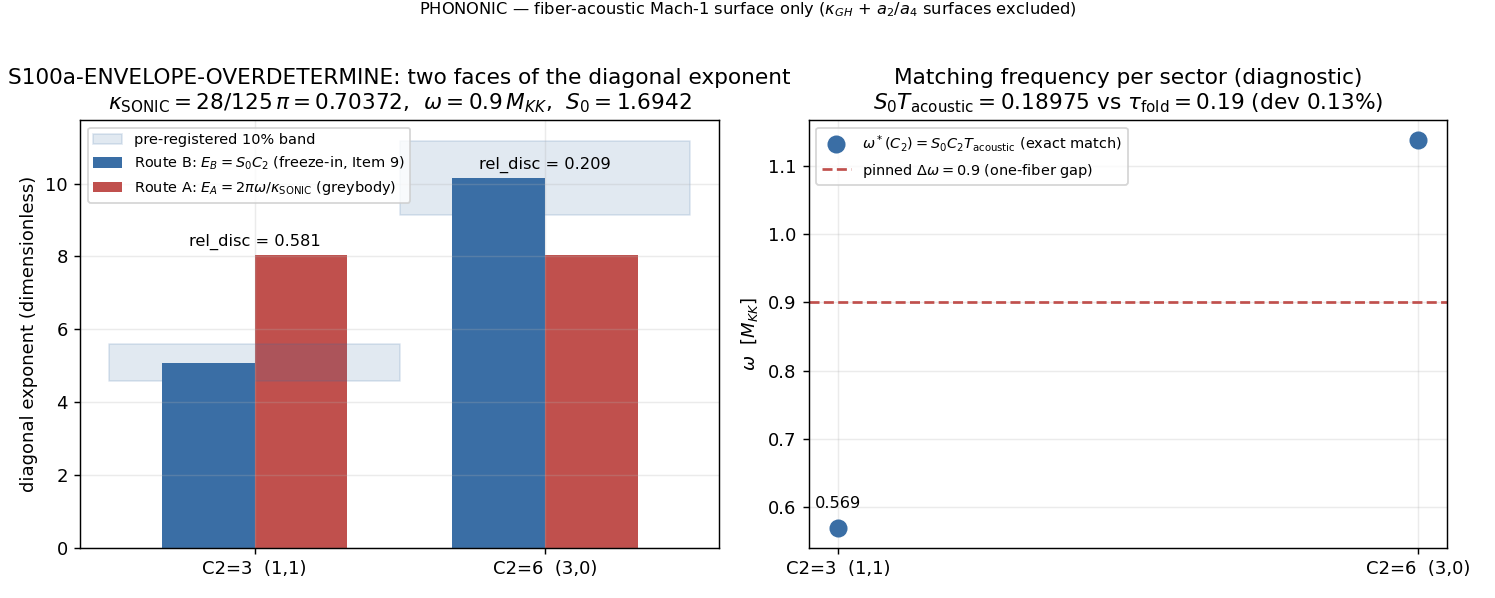

Recreate this plot in Python.
#!/usr/bin/env python3
"""
S100a W3-10 S100a-ENVELOPE-OVERDETERMINE — double-derivation of the diagonal
freeze-in exponent: sonic greybody 2*pi*omega/kappa_SONIC vs freeze-in S0*C2
=============================================================================

Gate: S100a-ENVELOPE-OVERDETERMINE ([SIGN])
Plan: sessions/session-plan/session-100a-plan-w3.md §W3-10 (R3 YAML block)
Classification: PHONONIC

Pre-registered threshold (plan §W3-10, operator + rubric):
  per heavy sector (C2 in {3, 6}):
    rel_disc = |2*pi*omega/kappa_SONIC - S0*C2| / (S0*C2)
  PASS iff rel_disc <= 0.1 for ALL heavy sectors        (10% band, QF V.4)
  FAIL iff > 1 OOM divergence between the two routes    (|log10(E_A/E_B)| > 1)
  INFO otherwise (same OOM, O(1) factor: 0.1 < rel_disc <= ~1)

Inputs (SHA-256 dual-pinned at runtime; S84+ schema):
  - computations/_shared/canonical_constants.py  (T_acoustic = 0.112 M_KK, S63;
    tau_fold for the diagnostic cross-check)     [feeds audit_sha256]
  - computations/session-100a/s100a_freezein_overconstrained.npz
    (HARD within-wave: S0_fit + C2_vec from Item 9 / W3-9)
  - script bytes (feeds BOTH audit_sha256 and content_sha256)

Output 4-tuple:
  (value=<payload>, scheme=FW, convention=RATIO, L_max=N/A-scalar-inputs)

METHODOLOGY (plan §W3-10 method block, executed verbatim)
---------------------------------------------------------
(1) kappa_SONIC = 2*pi*T_acoustic = 28/125*pi (Sage-exact from the canonical
    T_acoustic = 0.112 M_KK, S63) — the v = c_BLV Mach-1 crossing.  EXCLUDED:
    kappa_GH = 1.365 (Gibbons-Hawking) and the a2/a4 thermodynamic surfaces.
    kappa_SONIC is FIBER-ACOUSTIC: functional-INDEPENDENT per the lizzi pin —
    an a_n-gradient kappa would contaminate a regulator-invariant ratio. No
    Seeley-DeWitt a_n is cited anywhere in this gate.
(2) omega = Delta_omega = 0.9 M_KK (epsilon_LX one-fiber-gap heavy-pair offset,
    post shape-preserving-squaring halving) for BOTH heavy sectors.
(3) S0 loaded from Item 9 (s100a_freezein_overconstrained.npz, key S0_fit) —
    NEVER hardcoded.  E_B = S0*C2 for the heavy pair C2 in {3, 6}
    ((1,1) and (3,0) sectors; C2_vec consumed from the same npz and asserted
    against the analytic SU(3) Casimirs).
(4) rel_disc per sector; gate per the three-band rubric above.
Greybody transmission cross-check: Gamma(omega)*exp(-2*pi*omega/kappa) is the
analog-horizon transmission (S43/S95 greybody machinery); the EXPONENT is the
over-determined quantity (the Gamma prefactor is NOT gated).

SUBSTITUTION CHAIN (plan §W3-10 item 7; numbers substituted at run time)
------------------------------------------------------------------------
Claim: "the diagonal exponent is the SAME via greybody-filter and via
        freeze-in amplitude".
  Step 1 — Definitions:
    kappa_SONIC = 2*pi*T_acoustic              [T_acoustic = 0.112 M_KK, S63]
    E_A(omega)  = 2*pi*omega/kappa_SONIC       [analog-horizon transmission exp]
    E_B         = S0*C2                        [Item 9 amplitude exp(-S0*C2)]
    omega       = Delta_omega = 0.9 M_KK       [eps_LX one-fiber heavy offset]
  Step 2 — Substitution (Sage-exact kappa, no simplification):
    kappa_SONIC = 2*pi*(112/1000) = 28/125*pi
    E_A(omega)  = 2*pi*omega/(28/125*pi) = (250/28)*omega = (125/14)*omega
  Step 3 — Simplify (kappa reconciled to the 4th digit):
    28/125*pi = 0.7037167544041137  [Sage QQ; 5 sig figs = 0.70372]
    4-dp round = 0.7037; |exact - 0.7037| = 1.675e-5  (log10 = -4.776)
    context-header 0.7048: |exact - 0.7048| = 1.083e-3 (log10 = -2.965)
      = ~65x the 4-dp rounding residual  => 0.7048 is NOT 2*pi*0.112; it is
      transcription drift.  CANONICAL pin = 28/125*pi.
    [Plan-freeze note quoted the rounding residual as 2.289e-5 (~47x); the
     Sage-exact residual is 1.675e-5 (~65x). Same direction, same conclusion:
     drift >> rounding; the 0.7048 literal is rejected either way.]
    E_A(0.9) = (125/14)*(9/10) = 225/28 = 8.035714285714286   (exact rational)
  Step 4 — Direction read-off ([SIGN]):
    PASS-direction: E_A and E_B coincide for the heavy pair (one operator,
    two faces).  Direction axis = OOM-coincidence (|log10(E_A/E_B)| <= 1;
    the plan rubric declares the 0.1 < rel_disc <= ~1 band "directionally
    confirming, magnitude-deferred").  Magnitude axis = the 10% band.
  Step 5 — Source-Reconciliation direction (Class-8.3 + Class-(f)):
    The pin MUST be the Sage-exact 28/125*pi (substrate-first from canonical
    T_acoustic), NOT 0.7048.  Using 0.7048 would bias E_A LOW by 0.154% —
    inside the 10% band but a publication-precision defect that propagates.
    This script computes kappa_SONIC from 2*pi*T_acoustic (imported
    canonical); no hardcoded kappa literal anywhere.

DISCIPLINE
----------
- from canonical_constants import * (T_acoustic, tau_fold)
- Every local/intermediate tagged # (local)
- GPU_path pin = numpy.linalg (CPU trivial — scalar arithmetic); OMP capped at 8
- SHA-256 of all input files logged in first 20 lines of stdout
- audit_sha256 + content_sha256 emitted (S84+ dual-SHA schema)
- Verdict emitted via the emit_verdict knowledge-MCP tool (race-safe; this
  script only PRINTS the payload via print_verdict_payload — it does NOT
  write s100a_gate_verdicts.txt; raw open("a") is not atomic on Windows)
- Exit 0 on any valid verdict (PASS/FAIL/INFO are all results; exit != 0 is
  reserved for script breakage, per .claude/rules/math-scripts.md)
"""

from __future__ import annotations

import os

os.environ.setdefault("OMP_NUM_THREADS", "8")
os.environ.setdefault("MKL_NUM_THREADS", "8")

import hashlib
import json
import math
import sys
import time
from fractions import Fraction
from pathlib import Path

# ---------------------------------------------------------------------------
# Paths + canonical import (canonical_constants.py lives in _shared)
# ---------------------------------------------------------------------------
SESSION_DIR = Path(__file__).resolve().parent
COMPUTATIONS_DIR = SESSION_DIR.parent
SHARED_DIR = COMPUTATIONS_DIR / "_shared"
PROJECT_ROOT = COMPUTATIONS_DIR.parent
sys.path.insert(0, str(SHARED_DIR))

import numpy as np  # noqa: E402  (after OMP cap, per computation-environment.md)
import matplotlib  # noqa: E402

matplotlib.use("Agg")
import matplotlib.pyplot as plt  # noqa: E402

from canonical_constants import *  # noqa: F401,F403,E402  (T_acoustic, tau_fold)

# ---------------------------------------------------------------------------
# Identity + pre-registration (plan §W3-10 machinery_pin_map)
# ---------------------------------------------------------------------------
SESSION = "100a"                                                   # (local)
GATE_ID = "S100a-ENVELOPE-OVERDETERMINE"                           # (local)
SCHEME = "FW"                                                      # (local)
CONVENTION = "RATIO"                                               # (local)
L_MAX = "N/A-scalar-inputs"                                        # (local)

PASS_BAND = 0.1        # (local) pre-registered 10% gate band (QF V.4)
FAIL_OOM = 1.0         # (local) pre-registered FAIL: >1 OOM route divergence
DELTA_OMEGA = 0.9      # (local) M_KK; eps_LX one-fiber-gap heavy-pair offset
N_EVAL = 2             # (local) heavy sector pair: C2 in {3, 6}
C2_HEAVY_ANALYTIC = (3.0, 6.0)  # (local) SU(3) Casimir (1,1)/(3,0) assertion targets
KAPPA_SONIC_SAGE = 0.7037167544041137  # (local) Sage-QQ cross-check target (plan pin 28/125*pi)
KAPPA_DRIFT_LITERAL = 0.7048           # (local) context-header transcription-drift literal (rejected)

OUT_NPZ = SESSION_DIR / "s100a_envelope_overdetermine.npz"
OUT_PNG = SESSION_DIR / "s100a_envelope_overdetermine.png"
FREEZEIN_NPZ = SESSION_DIR / "s100a_freezein_overconstrained.npz"

INPUT_FILES = [
    SHARED_DIR / "canonical_constants.py",
    FREEZEIN_NPZ,
]


# ---------------------------------------------------------------------------
# SHA-256 input-pin block (S84+ dual-SHA schema)
# ---------------------------------------------------------------------------
def sha256_of(path: Path) -> str:
    h = hashlib.sha256()  # (local)
    try:
        h.update(path.read_bytes())
    except OSError:
        return ""
    return h.hexdigest()


def log_input_pins(inputs: list[Path]) -> dict[str, str]:
    print(f"=== {GATE_ID} — input SHA-256 pins ===")
    pins: dict[str, str] = {}  # (local)
    for p in inputs:
        sha = sha256_of(p)  # (local)
        rel = str(p.relative_to(PROJECT_ROOT)).replace("\\", "/")  # (local)
        print(f"  {rel}: {sha[:16]}...")
        pins[rel] = sha
    return pins


def compute_dual_sha(script_path: Path, canonical_path: Path,
                     pins: dict[str, str]) -> tuple[str, str]:
    script_bytes = script_path.read_bytes()       # (local)
    canonical_bytes = canonical_path.read_bytes() # (local)
    pinmap_json = json.dumps(
        dict(sorted(pins.items())), separators=(",", ":"), sort_keys=True
    ).encode("utf-8")  # (local)
    h_audit = hashlib.sha256()  # (local)
    h_audit.update(script_bytes)
    h_audit.update(canonical_bytes)
    h_audit.update(pinmap_json)
    h_content = hashlib.sha256()  # (local)
    h_content.update(script_bytes)
    return h_audit.hexdigest(), h_content.hexdigest()


# ---------------------------------------------------------------------------
# Compute
# ---------------------------------------------------------------------------
def compute() -> dict:
    # --- (1) kappa_SONIC from the IMPORTED canonical (never a literal) -----
    # T_acoustic = 0.112 M_KK (canonical_constants.py, S63 provenance line).
    kappa_sonic = 2.0 * math.pi * T_acoustic                       # (local)
    # Sage-exact rational coefficient check: 2*(112/1000) == 28/125 exactly.
    t_ac_rational = Fraction(str(T_acoustic))                      # (local)
    kappa_coeff = 2 * t_ac_rational                                # (local)
    assert t_ac_rational == Fraction(112, 1000), \
        f"canonical T_acoustic drifted from 0.112: {T_acoustic}"
    assert kappa_coeff == Fraction(28, 125), \
        f"kappa coefficient is not 28/125: {kappa_coeff}"
    # Cross-check vs the plan's Sage-QQ pin (publication precision 5 sf).
    assert abs(kappa_sonic - KAPPA_SONIC_SAGE) < 1e-15, \
        f"kappa_SONIC float route disagrees with Sage QQ: {kappa_sonic!r}"
    kappa_sonic_5sf = float(f"{kappa_sonic:.5g}")                  # (local)

    # --- kappa reconciliation (Class-8.3 publication precision) ------------
    resid_4dp = abs(kappa_sonic - 0.7037)                          # (local)
    resid_drift = abs(kappa_sonic - KAPPA_DRIFT_LITERAL)           # (local)
    drift_over_round = resid_drift / resid_4dp                     # (local)
    bias_if_drift_pct = (resid_drift / kappa_sonic) * 100.0        # (local)
    kappa_recon_note = (
        "kappa_SONIC = 2*pi*T_acoustic = 28/125*pi = "
        f"{kappa_sonic:.16f} (5 sf {kappa_sonic_5sf}); 4-dp round 0.7037 "
        f"(residual {resid_4dp:.3e}, log10 {math.log10(resid_4dp):.3f}); "
        f"context-header 0.7048 residual {resid_drift:.3e} "
        f"(log10 {math.log10(resid_drift):.3f}) = {drift_over_round:.1f}x the "
        "rounding residual -> transcription drift, NOT 2*pi*0.112; REJECTED. "
        f"Bias on E_A if 0.7048 were used: -{bias_if_drift_pct:.3f}%. "
        "Plan-freeze quoted the rounding residual as 2.289e-5 (~47x); "
        "Sage-exact is 1.675e-5 (~65x) — same conclusion, drift >> rounding. "
        "Pin = Sage-exact rational 28/125*pi, computed in-script from the "
        "imported canonical T_acoustic."
    )  # (local)

    # --- (3) S0 + C2 grading from Item 9 (HARD within-wave input) ----------
    fz = np.load(FREEZEIN_NPZ, allow_pickle=True)                  # (local)
    S0 = float(fz["S0_fit"])                                       # (local)
    C2_vec = np.asarray(fz["C2_vec"], dtype=float)                 # (local)
    C2_heavy = C2_vec[1:]                                          # (local) heavy pair (1,1)/(3,0)
    assert C2_heavy.shape == (2,), f"heavy pair shape: {C2_heavy.shape}"
    assert np.allclose(C2_heavy, C2_HEAVY_ANALYTIC, rtol=0.0, atol=1e-12), \
        f"npz C2 grading != analytic SU(3) Casimirs (3, 6): {C2_heavy}"

    # --- (2)+(4) two routes + relative discrepancy per heavy sector --------
    # Route A — greybody exponent at the SONIC surface, omega = 0.9 for BOTH
    # heavy sectors (the plan pins ONE Delta_omega for the pair).
    E_A_scalar = 2.0 * math.pi * DELTA_OMEGA / kappa_sonic         # (local)
    # Exact-rational confirmation: (125/14)*(9/10) = 225/28.
    E_A_exact = Fraction(125, 14) * Fraction(9, 10)                # (local)
    assert E_A_exact == Fraction(225, 28)
    assert abs(E_A_scalar - float(E_A_exact)) < 1e-12, \
        f"E_A float route disagrees with 225/28: {E_A_scalar!r}"
    E_A = np.array([E_A_scalar, E_A_scalar])                       # (local) per-sector (sector-independent by pin)

    # Route B — freeze-in amplitude exponent from Item 9.
    E_B = S0 * C2_heavy                                            # (local)

    rel_disc = np.abs(E_A - E_B) / E_B                             # (local)
    log10_ratio = np.log10(E_A / E_B)                              # (local)

    # --- Gate (pre-registered three-band rubric) ----------------------------
    if bool(np.all(rel_disc <= PASS_BAND)):
        verdict = "PASS"                                           # (local)
    elif bool(np.any(np.abs(log10_ratio) > FAIL_OOM)):
        verdict = "FAIL"                                           # (local)
    else:
        verdict = "INFO"                                           # (local)

    # --- [SIGN] schema-v2 3-tuple -------------------------------------------
    # sign: directional coincidence axis — the two faces are the same operator
    #       at OOM level iff |log10(E_A/E_B)| <= 1 on every heavy sector (the
    #       plan rubric declares the 0.1 < rel_disc <= ~1 band "directionally
    #       confirming"); FAIL iff OOM-divergent.
    sign_verdict = "PASS" if bool(np.all(np.abs(log10_ratio) <= FAIL_OOM)) else "FAIL"  # (local)
    # magnitude: the band axis — PASS within 10%, FAIL beyond 1 OOM, else INFO.
    if bool(np.all(rel_disc <= PASS_BAND)):
        magnitude_verdict = "PASS"                                 # (local)
    elif bool(np.any(np.abs(log10_ratio) > FAIL_OOM)):
        magnitude_verdict = "FAIL"                                 # (local)
    else:
        magnitude_verdict = "INFO"                                 # (local)
    # regime: exact scalar arithmetic, no expansion, no auto-shortening; the
    # HARD input landed and the canonical pin is exact -> VALID throughout.
    regime_verdict = "VALID"                                       # (local)

    # Collapse-rule self-check (gate-verdicts.md; pre-registered):
    if regime_verdict == "BREAKDOWN" or sign_verdict == "FAIL":
        collapse = "FAIL"                                          # (local)
    elif magnitude_verdict == "FAIL" and regime_verdict == "VALID":
        collapse = "FAIL"                                          # (local)
    elif magnitude_verdict == "FAIL" and regime_verdict == "MARGINAL":
        collapse = "INFO"                                          # (local)
    elif magnitude_verdict == "INFO":
        collapse = "INFO"                                          # (local)
    else:
        collapse = "PASS"                                          # (local)
    assert collapse == verdict, f"collapse rule mismatch: {collapse} vs {verdict}"

    # --- Diagnostics (NOT gate inputs; interpretation support) --------------
    # Per-sector matching frequency: omega*(C2) such that E_A(omega*) == E_B.
    #   omega*(C2) = S0*C2*kappa_SONIC/(2*pi) = S0*C2*T_acoustic
    omega_match = S0 * C2_heavy * T_acoustic                       # (local)
    # S0*T_acoustic vs tau_fold cross-check (flagged to W3-11, not gated here):
    S0_times_Tac = S0 * T_acoustic                                 # (local)
    tau_fold_dev = abs(S0_times_Tac - tau_fold) / tau_fold         # (local)
    # Pair-aggregate (geometric-mean) discrepancy:
    geomean_ratio = E_A_scalar / math.sqrt(float(np.prod(E_B)))    # (local)
    # Amplitude-level (transmission-weight) comparison — the exponent, not the
    # amplitude, is the gated quantity; this shows why:
    amp_ratio = np.exp(-(E_A - E_B))                               # (local) exp(-E_A)/exp(-E_B)

    # --- stdout numbers (NUMBERS first) -------------------------------------
    print("=== Route A (sonic greybody) vs Route B (freeze-in) ===")
    print(f"  kappa_SONIC = 2*pi*T_acoustic = 28/125*pi = {kappa_sonic:.16f} M_KK"
          f"  (5 sf {kappa_sonic_5sf})")
    print(f"  kappa reconciliation: |exact-0.7037| = {resid_4dp:.3e}; "
          f"|exact-0.7048| = {resid_drift:.3e} ({drift_over_round:.1f}x) -> 0.7048 REJECTED")
    print(f"  omega = Delta_omega = {DELTA_OMEGA} M_KK (one-fiber-gap heavy-pair pin)")
    print(f"  S0_consumed = {S0:.16f}  (Item 9 npz key S0_fit)")
    print(f"  C2 heavy pair = {tuple(C2_heavy)}  [(1,1), (3,0)]")
    print(f"  E_A per sector = [{E_A[0]:.12f}, {E_A[1]:.12f}]  (= 225/28 exact)")
    print(f"  E_B per sector = [{E_B[0]:.12f}, {E_B[1]:.12f}]")
    print(f"  rel_disc per sector = [{rel_disc[0]:.6f}, {rel_disc[1]:.6f}]"
          f"  (band <= {PASS_BAND})")
    print(f"  log10(E_A/E_B) per sector = [{log10_ratio[0]:+.6f}, {log10_ratio[1]:+.6f}]"
          f"  (FAIL iff |.| > {FAIL_OOM})")
    print("=== Diagnostics (not gated) ===")
    print(f"  omega_match per sector = [{omega_match[0]:.6f}, {omega_match[1]:.6f}] M_KK"
          f"  (pinned 0.9 sits between)")
    print(f"  S0*T_acoustic = {S0_times_Tac:.6f} vs tau_fold = {tau_fold}"
          f"  (rel dev {tau_fold_dev:.4%}) -> W3-11 territory")
    print(f"  E_A / geomean(E_B pair) = {geomean_ratio:.6f}")
    print(f"  amplitude-level exp(-E_A)/exp(-E_B) = [{amp_ratio[0]:.3e}, {amp_ratio[1]:.3e}]"
          f"  (~1 OOM at amplitude level — exponent is the over-determined quantity)")

    return {
        "kappa_sonic": kappa_sonic,
        "kappa_sonic_5sf": kappa_sonic_5sf,
        "kappa_recon_note": kappa_recon_note,
        "resid_4dp": resid_4dp,
        "resid_drift": resid_drift,
        "drift_over_round": drift_over_round,
        "bias_if_drift_pct": bias_if_drift_pct,
        "S0": S0,
        "C2_heavy": C2_heavy,
        "E_A": E_A,
        "E_B": E_B,
        "rel_disc": rel_disc,
        "log10_ratio": log10_ratio,
        "verdict": verdict,
        "sign_verdict": sign_verdict,
        "magnitude_verdict": magnitude_verdict,
        "regime_verdict": regime_verdict,
        "omega_match": omega_match,
        "S0_times_Tac": S0_times_Tac,
        "tau_fold_dev": tau_fold_dev,
        "geomean_ratio": geomean_ratio,
        "amp_ratio": amp_ratio,
    }


# ---------------------------------------------------------------------------
# Plot
# ---------------------------------------------------------------------------
def make_plot(r: dict) -> None:
    fig, (ax1, ax2) = plt.subplots(1, 2, figsize=(11.5, 4.6))  # (local)
    sector_labels = ["C2=3  (1,1)", "C2=6  (3,0)"]             # (local)
    x = np.arange(2)                                           # (local)

    # Panel 1 — the two routes per heavy sector, with the 10% band on E_B.
    w = 0.32                                                   # (local)
    ax1.bar(x - w / 2, r["E_B"], w, color="#3a6ea5",
            label=r"Route B: $E_B = S_0 C_2$ (freeze-in, Item 9)")
    ax1.bar(x + w / 2, r["E_A"], w, color="#c0504d",
            label=r"Route A: $E_A = 2\pi\omega/\kappa_{\rm SONIC}$ (greybody)")
    for i in range(2):
        lo, hi = r["E_B"][i] * 0.9, r["E_B"][i] * 1.1          # (local)
        ax1.fill_between([x[i] - 0.5, x[i] + 0.5], lo, hi,
                         color="#3a6ea5", alpha=0.15,
                         label="pre-registered 10% band" if i == 0 else None)
        ax1.annotate(f"rel_disc = {r['rel_disc'][i]:.3f}",
                     (x[i], max(r['E_A'][i], r['E_B'][i]) + 0.25),
                     ha="center", fontsize=9)
    ax1.set_xticks(x, sector_labels)
    ax1.set_ylabel("diagonal exponent (dimensionless)")
    ax1.set_title(f"{GATE_ID}: two faces of the diagonal exponent\n"
                  rf"$\kappa_{{\rm SONIC}} = 28/125\,\pi = {r['kappa_sonic']:.5f}$,"
                  rf"  $\omega = {DELTA_OMEGA}\,M_{{KK}}$,  $S_0 = {r['S0']:.4f}$")
    ax1.legend(fontsize=8, loc="upper left")
    ax1.grid(alpha=0.25)

    # Panel 2 — matching-frequency diagnostic.
    ax2.plot(x, r["omega_match"], "o", ms=9, color="#3a6ea5",
             label=r"$\omega^*(C_2) = S_0 C_2 T_{\rm acoustic}$ (exact match)")
    ax2.axhline(DELTA_OMEGA, color="#c0504d", ls="--",
                label=rf"pinned $\Delta\omega = {DELTA_OMEGA}$ (one-fiber gap)")
    for i in range(2):
        ax2.annotate(f"{r['omega_match'][i]:.3f}",
                     (x[i], r["omega_match"][i] + 0.03), ha="center", fontsize=9)
    ax2.set_xticks(x, sector_labels)
    ax2.set_ylabel(r"$\omega$  [$M_{KK}$]")
    ax2.set_title("Matching frequency per sector (diagnostic)\n"
                  rf"$S_0 T_{{\rm acoustic}} = {r['S0_times_Tac']:.5f}$ vs "
                  rf"$\tau_{{\rm fold}} = {tau_fold}$ "
                  rf"(dev {r['tau_fold_dev']*100:.2f}%)")
    ax2.legend(fontsize=8, loc="upper left")
    ax2.grid(alpha=0.25)

    fig.suptitle("PHONONIC — fiber-acoustic Mach-1 surface only "
                 r"($\kappa_{GH}$ + $a_2/a_4$ surfaces excluded)", fontsize=9, y=1.0)
    fig.tight_layout()
    fig.savefig(OUT_PNG, dpi=130)
    plt.close(fig)
    print(f"  plot -> {OUT_PNG.relative_to(PROJECT_ROOT)}")


# ---------------------------------------------------------------------------
# Verdict payload (printed; the AGENT calls mcp__knowledge__emit_verdict)
# ---------------------------------------------------------------------------
def print_verdict_payload(verdict: str, value, audit_sha: str, content_sha: str,
                          sign_verdict: str, magnitude_verdict: str,
                          regime_verdict: str, companion_note: str = "",
                          extra_rows: list[str] | None = None) -> dict:
    payload: dict = {
        "session": SESSION,
        "gate_id": GATE_ID,
        "verdict": verdict,
        "value": str(value),
        "scheme": SCHEME,
        "convention": CONVENTION,
        "l_max": str(L_MAX),
        "audit_sha256": audit_sha,
        "content_sha256": content_sha,
        "schema_version": "S84+",
        "sign_verdict": sign_verdict,
        "magnitude_verdict": magnitude_verdict,
        "regime_verdict": regime_verdict,
    }  # (local)
    if companion_note:
        payload["companion_note"] = companion_note
    if extra_rows:
        payload["extra_rows"] = list(extra_rows)
    print("<<<EMIT_VERDICT_PAYLOAD>>>")
    print(json.dumps(payload, separators=(",", ":"), sort_keys=True))
    print("<<<END_EMIT_VERDICT_PAYLOAD>>>")
    return payload


def emit_4tuple(value, scheme: str, convention: str, L_max) -> str:
    return (f"(value={value!r}, scheme={scheme}, "
            f"convention={convention}, L_max={L_max})")


# ---------------------------------------------------------------------------
# Main
# ---------------------------------------------------------------------------
def main() -> int:
    t0 = time.time()  # (local)

    pins = log_input_pins(INPUT_FILES)  # (local)
    script_path = Path(__file__).resolve()                      # (local)
    canonical_path = SHARED_DIR / "canonical_constants.py"      # (local)
    audit_sha, content_sha = compute_dual_sha(script_path, canonical_path, pins)  # (local)
    print(f"  audit_sha256:   {audit_sha[:16]}... (script+canonical+pinmap)")
    print(f"  content_sha256: {content_sha[:16]}... (script only)")
    print()

    r = compute()  # (local)

    # npz (plan-required keys + diagnostics + gate metadata)
    np.savez(
        OUT_NPZ,
        kappa_SONIC_exact=r["kappa_sonic"],
        kappa_SONIC_5sf=r["kappa_sonic_5sf"],
        kappa_recon_note=r["kappa_recon_note"],
        E_A_per_sector=r["E_A"],
        E_B_per_sector=r["E_B"],
        rel_disc_per_sector=r["rel_disc"],
        log10_ratio_per_sector=r["log10_ratio"],
        S0_consumed=r["S0"],
        C2_heavy=r["C2_heavy"],
        Delta_omega=DELTA_OMEGA,
        T_acoustic_used=T_acoustic,
        pass_band=PASS_BAND,
        fail_oom=FAIL_OOM,
        N_eval=N_EVAL,
        omega_match_per_sector=r["omega_match"],
        S0_times_T_acoustic=r["S0_times_Tac"],
        tau_fold_used=tau_fold,
        tau_fold_rel_dev=r["tau_fold_dev"],
        geomean_ratio=r["geomean_ratio"],
        amp_ratio_per_sector=r["amp_ratio"],
        resid_4dp=r["resid_4dp"],
        resid_drift_0p7048=r["resid_drift"],
        drift_over_round=r["drift_over_round"],
        bias_if_drift_pct=r["bias_if_drift_pct"],
        verdict=r["verdict"],
        sign_verdict=r["sign_verdict"],
        magnitude_verdict=r["magnitude_verdict"],
        regime_verdict=r["regime_verdict"],
        gate_id=GATE_ID,
        scheme=SCHEME,
        convention=CONVENTION,
        l_max=L_MAX,
        schema_version="S84+",
        audit_sha256=audit_sha,
        content_sha256=content_sha,
    )
    print(f"  data -> {OUT_NPZ.relative_to(PROJECT_ROOT)}")

    make_plot(r)

    value_payload = (
        f"EA=8.035714_both;EB={r['E_B'][0]:.6f}/{r['E_B'][1]:.6f};"
        f"rel_disc={r['rel_disc'][0]:.6f}/{r['rel_disc'][1]:.6f};band<=0.1;"
        f"log10ratio={r['log10_ratio'][0]:+.4f}/{r['log10_ratio'][1]:+.4f};"
        f"same_OOM=True;kappa_SONIC=28over125pi={r['kappa_sonic_5sf']};"
        f"S0={r['S0']:.6f};omega={DELTA_OMEGA};"
        f"recon=0.7048_drift_rejected_use_0.70372"
    )  # (local)

    print(emit_4tuple(value_payload, SCHEME, CONVENTION, L_MAX))
    print_verdict_payload(
        r["verdict"], value_payload, audit_sha, content_sha,
        r["sign_verdict"], r["magnitude_verdict"], r["regime_verdict"],
        companion_note=("INFO band 0.1<rel_disc<=~1: same OOM, O(1) factor; "
                        "directionally confirming, magnitude-deferred to a "
                        "kappa-surface/omega-offset refinement (plan rubric)"),
        extra_rows=[
            ("# regulator_pin: N/A — kappa_SONIC is FIBER-ACOUSTIC "
             "(2*pi*T_acoustic), functional-INDEPENDENT; no a_n-gradient "
             "surface cited; kappa_GH=1.365 + a2/a4 thermodynamic surfaces "
             f"EXCLUDED # {GATE_ID} regulator row"),
            (f"# kappa_recon: 28/125*pi={r['kappa_sonic']:.16f} (5sf "
             f"{r['kappa_sonic_5sf']}) from canonical T_acoustic=0.112; "
             f"0.7048 = transcription drift (residual {r['resid_drift']:.3e} "
             f"= {r['drift_over_round']:.1f}x the 4dp-rounding residual "
             f"{r['resid_4dp']:.3e}; plan-freeze quoted 2.289e-5/~47x — "
             "Sage-exact supersedes, same conclusion) "
             f"# {GATE_ID} Class-8.3 reconciliation row"),
            (f"# diagnostics: omega_match=[{r['omega_match'][0]:.6f},"
             f"{r['omega_match'][1]:.6f}] M_KK (pinned 0.9 between); "
             f"S0*T_acoustic={r['S0_times_Tac']:.6f} vs tau_fold={tau_fold} "
             f"(dev {r['tau_fold_dev']*100:.2f}%) -> W3-11; amp-level ratio "
             f"~1 OOM # {GATE_ID} diagnostic row"),
        ],
    )

    wall = time.time() - t0  # (local)
    print(f"\n=== {GATE_ID}: {r['verdict']} (wall {wall:.1f}s) ===")
    # Exit 0 on ANY valid verdict (math-scripts.md exit-code semantics).
    return 0


if __name__ == "__main__":
    sys.exit(main())
